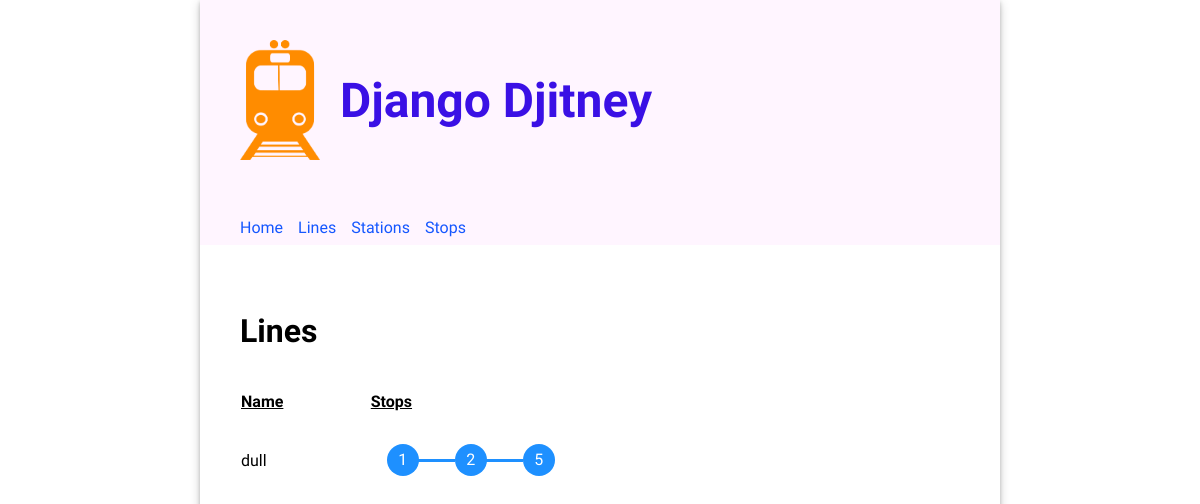
Before: / with the older database file.
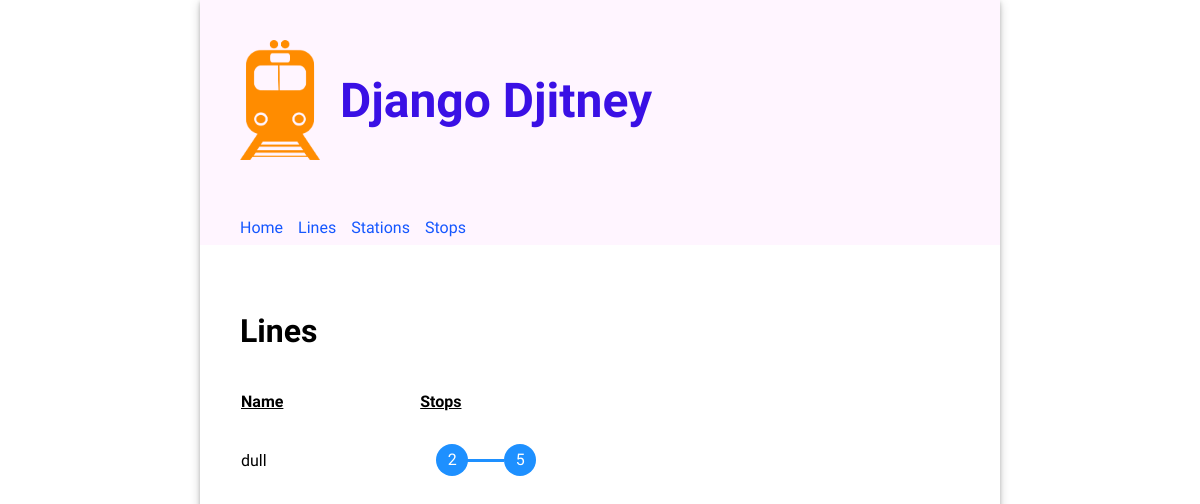
After: the same page with the newer database file.
### routes/models.py (models this page shows, shortened)
class Line(models.Model):
  name = models.CharField(unique=True, max_length=200)

class Stop(models.Model):
  class Meta:
    unique_together = (('line', 'stop_number'))
  line = models.ForeignKey(Line, on_delete=models.CASCADE)
  station = models.ForeignKey(Station, on_delete=models.CASCADE)
  stop_number = models.PositiveIntegerField()

### routes/views.py (the view)
# urls.py: path('', views.HomeView.as_view(), name='home'),
class HomeView(TemplateView):
    template_name = "routes/home.html"
    def get_context_data(self):
        context = super().get_context_data()
        context["lines"] = Line.objects.all()
        context["stations"] = Station.objects.all()
        context["stops"] = Stop.objects.all()
        return context

### routes/templates/routes/home.html (shortened to what this page needs)
{% extends 'base.html' %} {% load static %} {% block title %}Django Djitney{% endblock %}
{% block content %}
<div class="home">
  <div>
    <h2>Lines</h2>
    <table class="line-table">
      <thead>
        <tr>
          <th>Name</th>
          <th>Stops</th>
        </tr>
      </thead>
      <tbody>
        {% for line in lines %}
        <tr>
          <td>{{ line.name }}</td>
          <td>
            <ul>
              {% for stop in line.stop_set.all %}
              <li>{{ stop.stop_number }}</li>
              {% endfor %}
            </ul>
          </td>
        </tr>
        {% endfor %}
      </tbody>
    </table>
  </div>
</div>
{% endblock %}

Changed rows visible on the page:
removed Stop: stop_number "1"
